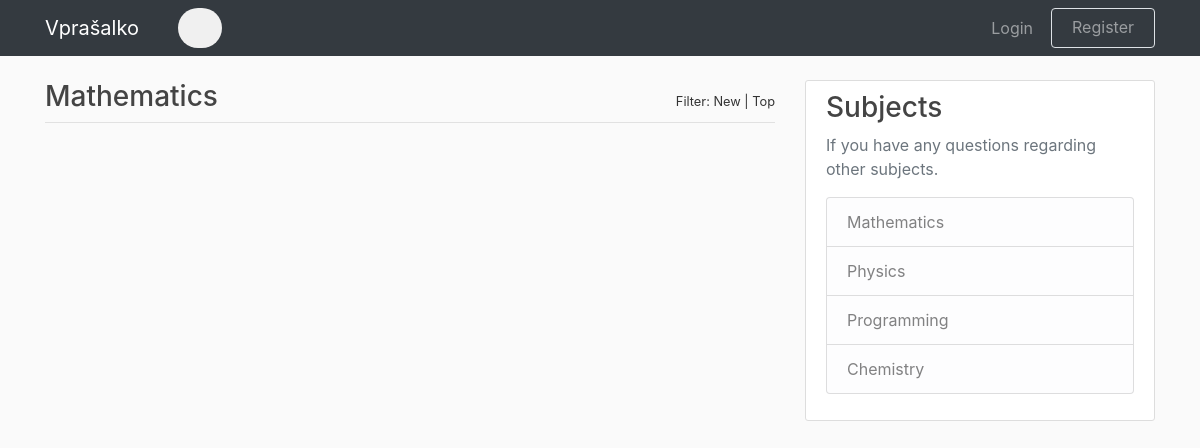
Page /home on the earlier database version.
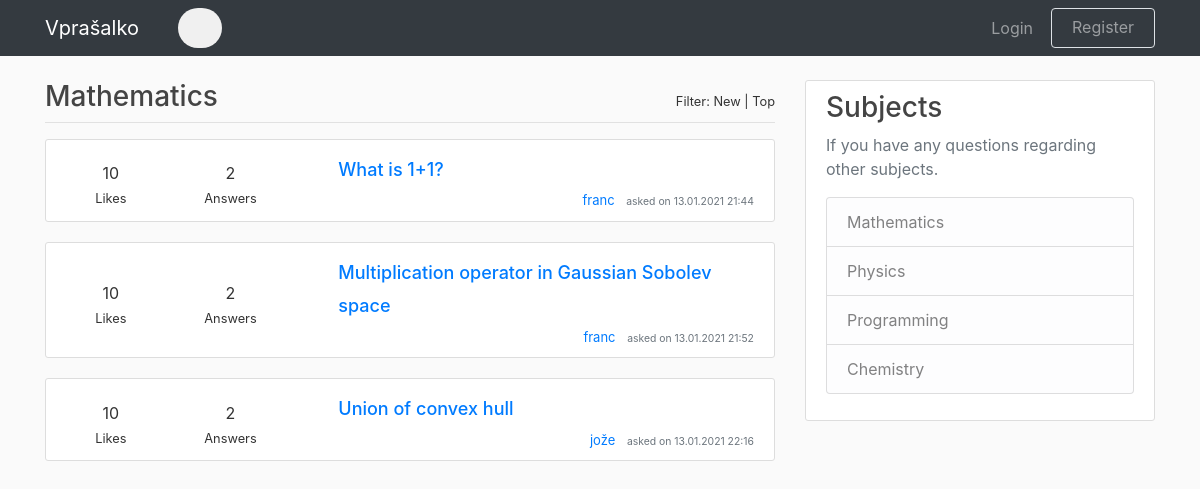
Same page on the later database version.
### application/models.py (models this page shows, shortened)
class Question(db.Model, UserMixin):
    id = db.Column(db.Integer, primary_key=True)
    title = db.Column(db.String(100), nullable=False)
    date_posted = db.Column(db.DateTime, nullable=False, default=datetime.utcnow)
    content = db.Column(db.Text, nullable=False)
    user_id = db.Column(db.Integer, db.ForeignKey('user.id'), nullable=False)

class User(db.Model, UserMixin):
    id = db.Column(db.Integer, primary_key=True)
    username = db.Column(db.String(15), unique=True, nullable=False)
    email = db.Column(db.String(120), unique=True, nullable=False)
    password = db.Column(db.String(20), nullable=False)
    description = db.Column(db.String(300), nullable=False, default="No description yet.")
    questions = db.relationship('Question', backref='author', lazy=True)

### application/routes.py (the view)
@app.route("/")
@app.route("/home")
def home():
    questions = Question.query.all()
    return render_template("home.html", questions=questions)

### application/templates/home.html
{% extends "layout.html" %}
{% block content %}
    <div class="col-md-8 pd-0 mg-0">
        <div class="forum-title">
            <div class="float-right forum-desc filter">
                <small>Filter: New | Top</small>
            </div>
            <h3>Mathematics</h3>
        </div>
        <hr class="title-line">
        {% for question in questions %}
            <article class="media content-section">
                <div class="media-body">
                    <div class="row">
                        <div class="col-md-2 question-info mt-auto mb-auto">
                            <span class="likes-number">10</span>
                            <div>
                                <small>Likes</small>
                            </div>
                        </div>
                        <div class="col-md-2 question-info mt-auto mb-auto">
                            <span class="answers-number">2</span>
                            <div>
                                <small>Answers</small>
                            </div>
                        </div>
                        <div class="col-md-8 pl-5">
                            <h3><a class="article-title" href="{{ url_for('question_post', question_id=question.id) }}">{{ question.title }}</a></h3>
                            <div class="article-metadata article-info">
                                <a class="mr-2" href="#">{{ question.author.username }}</a>
                                <small class="text-muted">asked on {{ question.date_posted.strftime('%d.%m.%Y %H:%M') }}</small>
                            </div>
                        </div>
                    </div>
                </div>
            </article>
        {% endfor %}
    </div>
    {% include "sidebar.html" %}
{% endblock content %}

### application/templates/layout.html (shortened to what this page needs)
<!DOCTYPE html>
<html lang="en">
<head>
    <link rel="stylesheet" href="https://cdn.jsdelivr.net/npm/bootstrap@4.5.3/dist/css/bootstrap.min.css">
    <link rel="stylesheet" href="/static/style.css">
</head>
<body>
    <header>
        <nav class="navbar navbar-expand-md navbar-dark bg-dark fixed-top">
            <div class="container">
                <a class="navbar-brand mr-4" href="/">Vprašalko</a>
                <div class="collapse navbar-collapse" id="navbarCollapse">
                    <div class="container h-100">
                        <div class="d-flex justify-content-center h-100">
                        <div class="searchbar">
                            <input class="search_input" type="text" name="" placeholder="Search...">
                            <a href="#" class="search_icon"></a>
                        </div>
                        </div>
                    </div>
                    <div class="navbar-nav ml-auto">
                        {% if current_user.is_authenticated %}
                            <a class="nav-item nav-link ask" href="{{ url_for('new_question') }}">Ask a Question</a>
                            <div class="dropdown">
                                <a href="#" class="dropdown-toggle nav-item nav-link" data-toggle="dropdown">Account <b class="caret"></b></a>
                                <ul class="dropdown-menu">
                                    <li class="copy">Account</li>
                                    <hr class="dropdown-line">
                                    <li><a class=" nav-item nav-link" href="{{ url_for('profile') }}">Profile</a></li>
                                    <li><a class=" nav-item nav-link" href="{{ url_for('edit_profile') }}">Edit Profile</a></li>
                                    <li><a class=" nav-item nav-link" href="{{ url_for('logout') }}">Log Out</a></li>
                                </ul>
                            </div>
                        {% else %}
                            <a class="nav-item nav-link login" href="{{ url_for('login') }}">Login</a>
                            <button class="btn border register-btn btn-outline-secondary" type="button">
                                <a class="nav-item nav-link register" href="{{ url_for('register') }}">Register</a>
                            </button>
                        {% endif %}
                    </div>
                </div>
            </div>
        </nav>
    </header>
    <main class="container">
        <div class="row">
            {% block content %}{% endblock content %}
        </div>
    </main>
</body>
</html>

### application/templates/sidebar.html
<div class="col-md-4 ml-auto">
    <div class="content-section">
        <h3>Subjects</h3>
        <p class="text-muted"> If you have any questions regarding other subjects.
            <ul class="list-group">
                <li class="list-group-item list-group-item-light">Mathematics</li>
                <li class="list-group-item list-group-item-light">Physics</li>
                <li class="list-group-item list-group-item-light">Programming</li>
                <li class="list-group-item list-group-item-light">Chemistry</li>
            </ul>
        </p>
    </div>
</div>

### application/static/style.css (style rules this page uses)
body { background: #fafafa; color: #333333; margin-top: 5rem; }
h1, h2, h3, h4, h5, h6 { color: #444444; }
.searchbar { margin-bottom: auto; margin-top: auto; height: 40px; background-color: #f0f0f0; border-radius: 30px; padding: 10px; }
.search_input { color: white; border: 0; outline: 0; background: none; width: 0; caret-color:transparent; line-height: 20px; transition: width 0.4s linear; }
.search_icon { height: 20px; width: 20px; float: right; display: flex; justify-content: center; align-items: center; border-radius: 50%; color:white; text-decoration:none; }
.login { margin-right: 10px; }
.register { padding-top: 0px; margin-top: 0px; }
.register-btn { height: 40px; }
.border { border: white; }
.content-section { background: #ffffff; padding: 10px 20px; border: 1px solid #dddddd; border-radius: 3px; margin-bottom: 20px; }
.filter { margin-top: 8px; }
.title-line { margin-top: 0px; }
.question-info { padding-top: 10px; text-align: center; }
.article-title { font-size: large; text-align: center }
.article-info { text-align: right; font-size: small; }

Differences in the rows shown:
added Question: title "What is 1+1?", author.username "franc", date_posted "13.01.2021 21:44"
added Question: title "Multiplication operator in Gaussian Sobolev space", author.username "franc", date_posted "13.01.2021 21:52"
added Question: title "Union of convex hull", author.username "jože", date_posted "13.01.2021 22:16"
